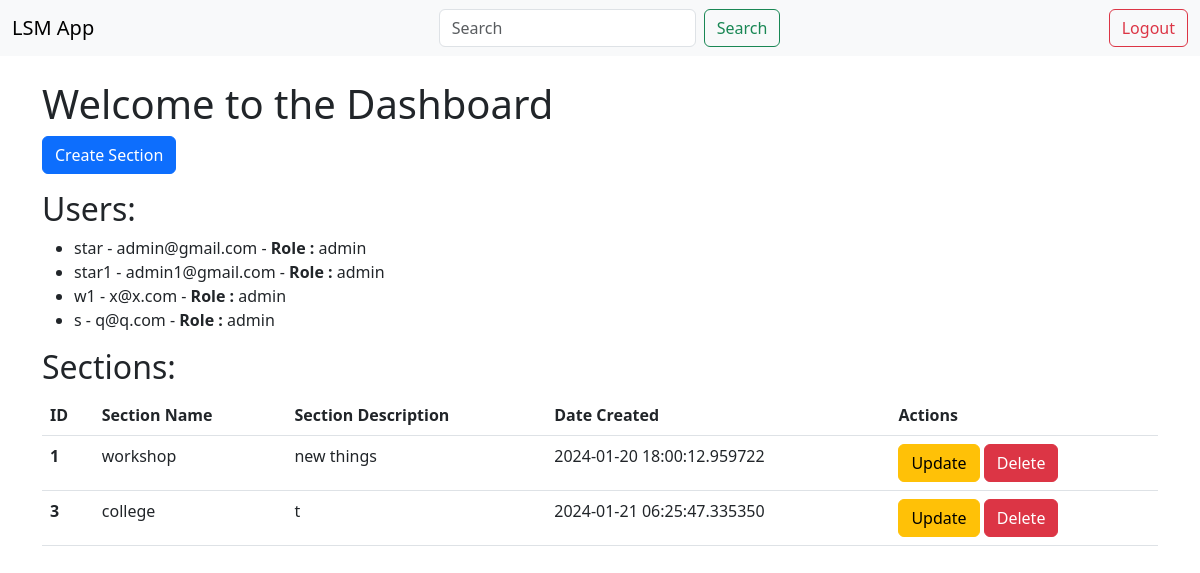
The page /dash on the database its author committed.
### app/model.py (models this page shows)
class User(db.Model):
    id = db.Column(db.Integer, primary_key=True)
    username = db.Column(db.String(20), unique=True, nullable=False)
    password_hash = db.Column(db.String(128), nullable=False)
    email = db.Column(db.String(120), unique=True, nullable=False)
    role = db.Column(db.String(20), nullable=False)
    sections = db.relationship('Section', backref='owner', lazy=True)

class Section(db.Model):
    id = db.Column(db.Integer, primary_key=True)
    sec_name = db.Column(db.String(100), nullable=False)
    sec_description = db.Column(db.Text)
    date_created = db.Column(db.DateTime, default=datetime.utcnow)
    user_id = db.Column(db.Integer, db.ForeignKey('user.id'), nullable=False)

### app/main.py (the view)
@app.route('/dash', methods=["GET"])
def dash():
    users1 = user_model.query.all()
    data = Section.query.all()
    return render_template('DashBoard.html', users=users1, data=data)

### app/templates/DashBoard.html (shortened to what this page needs)
<!DOCTYPE html>
<html lang="en">
<head>
    <link href="https://cdn.jsdelivr.net/npm/bootstrap@5.3.0/dist/css/bootstrap.min.css" rel="stylesheet">
</head>
<body>
<nav class="navbar navbar-expand-lg navbar-light bg-light">
  <div class="container-fluid">
    <a class="navbar-brand" href="#">LSM App</a>
    <form class="d-flex" action="{{ url_for('search') }}" method="POST">
        <input class="form-control me-2" type="search" placeholder="Search" aria-label="Search" name="search_term" required>
        <button class="btn btn-outline-success" type="submit">Search</button>
    </form>
    <form class="form-inline my-2 my-lg-0" action="{{ url_for('logout') }}" method="GET">
        <button class="btn btn-outline-danger my-2 my-sm-0" type="submit">Logout</button>
    </form>
  </div>
</nav>
<div class="container mt-4">
    <h1>Welcome to the Dashboard</h1>
    <div class="mb-3">
        <a href="{{ url_for('create_section') }}" class="btn btn-primary">Create Section</a>
    </div>
    <h2>Users:</h2>
    <ul>
        {% for user in users %}
            <li>{{ user.username }} - {{ user.email }} - <b>Role : </b>{{ user.role }}</li>
        {% endfor %}
    </ul>
    <h2>Sections:</h2>
    <table class="table">
        <thead>
            <tr>
                <th scope="col">ID</th>
                <th scope="col">Section Name</th>
                <th scope="col">Section Description</th>
                <th scope="col">Date Created</th>
                <th scope="col">Actions</th>
            </tr>
        </thead>
        <tbody>
            {% for section in data %}
                <tr>
                    <th scope="row">{{ section.id }}</th>
                    <td>{{ section.sec_name }}</td>
                    <td>{{ section.sec_description }}</td>
                    <td>{{ section.date_created }}</td>
                    <td>
                        <a href="{{ url_for('update_section', sec_id=section.id) }}" class="btn btn-warning">Update</a>
                        <button type="button" class="btn btn-danger" data-bs-toggle="modal" data-bs-target="#deleteModal{{ section.id }}">
                            Delete
                        </button>
                    </td>
                </tr>
            {% endfor %}
        </tbody>
    </table>
</div>
</body>
</html>

### rows shown on the page
User: username "star", email "admin@gmail.com", role "admin"
User: username "star1", email "admin1@gmail.com", role "admin"
User: username "w1", email "x@x.com", role "admin"
User: username "s", email "q@q.com", role "admin"
Section: id "1", sec_name "workshop", sec_description "new things", date_created "2024-01-20 18:00:12.959722"
Section: id "3", sec_name "college", sec_description "t", date_created "2024-01-21 06:25:47.335350"
